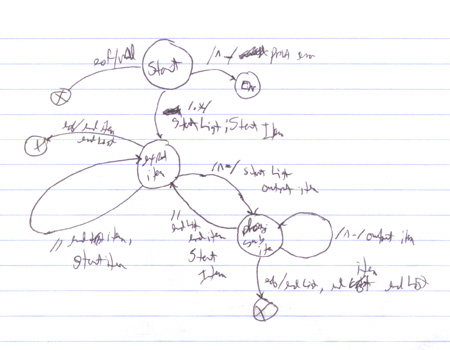
#> input picture code/handdrawn.jpg, 450 x 350 px
$ python circle_detection2.py handdrawn.jpg   (older library calls are emulated)
#> lines starting #> are read from the running program, lines starting #| are printed output that depends on the picture; after the words box and inside, x2 and y2 are one past the last pixel; in counts of white or black regions, pixels touching at a corner belong together
'''
Description: Using countours for finding the circles.

'''
import cv2
import sys
raw_image = cv2.imread(sys.argv[1])
#> raw_image is the input picture: shape (350, 450, 3); mean B, G, R 250.1, 248.1, 248.6
# cv2.imshow('Original Image', raw_image)
# cv2.waitKey(0)

bilateral_filtered_image = cv2.bilateralFilter(raw_image, 5, 175, 175)
# cv2.imshow('Bilateral', bilateral_filtered_image)
# cv2.waitKey(0)

edge_detected_image = cv2.Canny(bilateral_filtered_image, 75, 200)
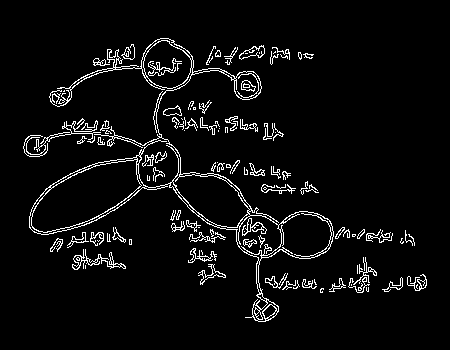
#> edge_detected_image: shape (350, 450); 5% white in thin lines or dots, all inside (x1, y1, x2, y2) = (23, 38, 427, 322)
# cv2.imshow('Edge', edge_detected_image)
# cv2.waitKey(0)

_, contours, hierarchy = cv2.findContours(edge_detected_image, cv2.RETR_TREE, cv2.CHAIN_APPROX_SIMPLE)
#> contours = 274 contours, 170 with area under 20; largest, box (x1, y1, x2, y2) and area: (29, 38, 334, 322) 16917, (31, 159, 142, 233) 4533, (138, 137, 250, 228) 4069, (261, 211, 332, 259) 1940, (143, 40, 192, 89) 1683

contour_list = []
for contour in contours:
    approx = cv2.approxPolyDP(contour,0.01*cv2.arcLength(contour,True),True)
    area = cv2.contourArea(contour)
    im = raw_image.copy()
    cv2.drawContours(im, [contour],  -1, (255,0,0), 2)
    cv2.imshow('Objects Detected',im)
    cv2.waitKey(0)
#> this loop made 274 passes
#> area on passes 10 to 12: 40.5, 30, 46
    # [6 lines of commented-out code are left out]
cv2.waitKey(0)
